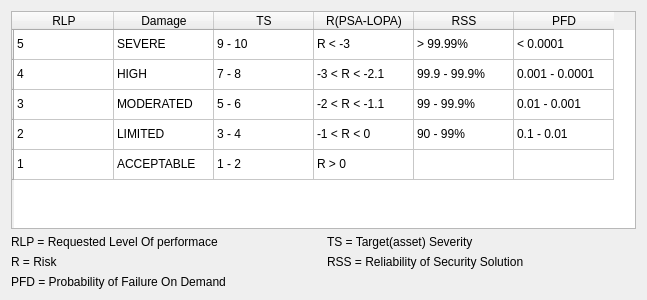
<?xml version="1.0" encoding="UTF-8"?>
<ui version="4.0">
 <class>referenceTable</class>
 <widget class="QDialog" name="referenceTable">
  <property name="geometry">
   <rect>
    <x>0</x>
    <y>0</y>
    <width>647</width>
    <height>300</height>
   </rect>
  </property>
  <property name="windowTitle">
   <string>Table Reference</string>
  </property>
  <layout class="QVBoxLayout" name="verticalLayout_3">
   <item>
    <layout class="QVBoxLayout" name="verticalLayout_2">
     <item>
      <widget class="QTableWidget" name="tableWidget">
       <row>
        <property name="text">
         <string/>
        </property>
       </row>
       <row>
        <property name="text">
         <string/>
        </property>
       </row>
       <row>
        <property name="text">
         <string/>
        </property>
       </row>
       <row>
        <property name="text">
         <string/>
        </property>
       </row>
       <row>
        <property name="text">
         <string/>
        </property>
       </row>
       <column>
        <property name="text">
         <string>RLP</string>
        </property>
       </column>
       <column>
        <property name="text">
         <string>Damage</string>
        </property>
       </column>
       <column>
        <property name="text">
         <string>TS</string>
        </property>
       </column>
       <column>
        <property name="text">
         <string>R(PSA-LOPA)</string>
        </property>
       </column>
       <column>
        <property name="text">
         <string>RSS</string>
        </property>
       </column>
       <column>
        <property name="text">
         <string>PFD</string>
        </property>
       </column>
       <item row="0" column="0">
        <property name="text">
         <string>5</string>
        </property>
       </item>
       <item row="0" column="1">
        <property name="text">
         <string>SEVERE</string>
        </property>
       </item>
       <item row="0" column="2">
        <property name="text">
         <string>9 - 10 </string>
        </property>
       </item>
       <item row="0" column="3">
        <property name="text">
         <string>R &lt; -3</string>
        </property>
       </item>
       <item row="0" column="4">
        <property name="text">
         <string>&gt; 99.99%</string>
        </property>
       </item>
       <item row="0" column="5">
        <property name="text">
         <string>&lt; 0.0001</string>
        </property>
       </item>
       <item row="1" column="0">
        <property name="text">
         <string>4</string>
        </property>
       </item>
       <item row="1" column="1">
        <property name="text">
         <string>HIGH</string>
        </property>
       </item>
       <item row="1" column="2">
        <property name="text">
         <string>7 - 8</string>
        </property>
       </item>
       <item row="1" column="3">
        <property name="text">
         <string>-3 &lt; R &lt; -2.1</string>
        </property>
       </item>
       <item row="1" column="4">
        <property name="text">
         <string>99.9 - 99.9%</string>
        </property>
       </item>
       <item row="1" column="5">
        <property name="text">
         <string>0.001 - 0.0001</string>
        </property>
       </item>
       <item row="2" column="0">
        <property name="text">
         <string>3</string>
        </property>
       </item>
       <item row="2" column="1">
        <property name="text">
         <string>MODERATED</string>
        </property>
       </item>
       <item row="2" column="2">
        <property name="text">
         <string>5 - 6</string>
        </property>
       </item>
       <item row="2" column="3">
        <property name="text">
         <string>-2 &lt; R &lt; -1.1</string>
        </property>
       </item>
       <item row="2" column="4">
        <property name="text">
         <string>99 - 99.9%</string>
        </property>
       </item>
       <item row="2" column="5">
        <property name="text">
         <string>0.01 - 0.001</string>
        </property>
       </item>
       <item row="3" column="0">
        <property name="text">
         <string>2</string>
        </property>
       </item>
       <item row="3" column="1">
        <property name="text">
         <string>LIMITED</string>
        </property>
       </item>
       <item row="3" column="2">
        <property name="text">
         <string>3 - 4</string>
        </property>
       </item>
       <item row="3" column="3">
        <property name="text">
         <string>-1 &lt; R &lt; 0</string>
        </property>
       </item>
       <item row="3" column="4">
        <property name="text">
         <string>90 - 99%</string>
        </property>
       </item>
       <item row="3" column="5">
        <property name="text">
         <string>0.1 - 0.01</string>
        </property>
       </item>
       <item row="4" column="0">
        <property name="text">
         <string>1</string>
        </property>
       </item>
       <item row="4" column="1">
        <property name="text">
         <string>ACCEPTABLE</string>
        </property>
       </item>
       <item row="4" column="2">
        <property name="text">
         <string>1 - 2</string>
        </property>
       </item>
       <item row="4" column="3">
        <property name="text">
         <string>R &gt; 0 </string>
        </property>
       </item>
      </widget>
     </item>
     <item>
      <layout class="QVBoxLayout" name="verticalLayout">
       <item>
        <layout class="QHBoxLayout" name="horizontalLayout">
         <item>
          <widget class="QLabel" name="label">
           <property name="text">
            <string>RLP = Requested Level Of performace</string>
           </property>
          </widget>
         </item>
         <item>
          <widget class="QLabel" name="label_2">
           <property name="text">
            <string>TS = Target(asset) Severity</string>
           </property>
          </widget>
         </item>
        </layout>
       </item>
       <item>
        <layout class="QHBoxLayout" name="horizontalLayout_2">
         <item>
          <widget class="QLabel" name="label_3">
           <property name="text">
            <string>R = Risk</string>
           </property>
          </widget>
         </item>
         <item>
          <widget class="QLabel" name="label_4">
           <property name="text">
            <string>RSS = Reliability of Security Solution</string>
           </property>
          </widget>
         </item>
        </layout>
       </item>
       <item>
        <widget class="QLabel" name="label_5">
         <property name="text">
          <string>PFD = Probability of Failure On Demand</string>
         </property>
        </widget>
       </item>
      </layout>
     </item>
    </layout>
   </item>
  </layout>
 </widget>
 <resources/>
 <connections/>
</ui>
